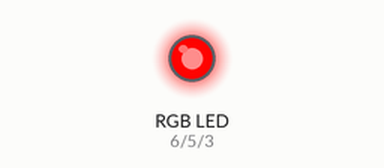
Recording of a program running on a simulated Arduino Uno, built with avr-gcc and run on an emulated ATmega328P. On the bench: an RGB LED mixed from three pins (HIGH = lit). Dim RGB values are drawn brighter than linear.

Above: at 0.05 s.
At 1.75 s:
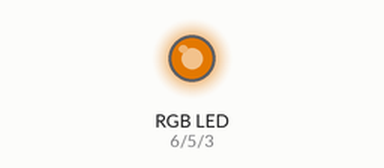
At 3.55 s:
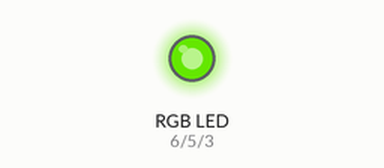
At 7.15 s:
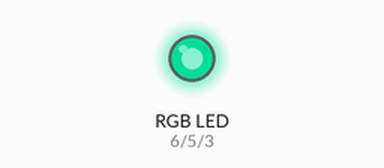
At 10.75 s:
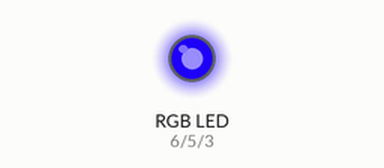
At 14.35 s:
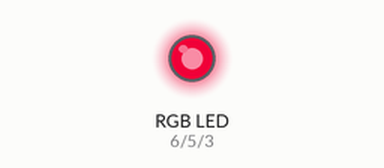
Timing chart, 0 to 19.9 s (numbered marks = the images above):
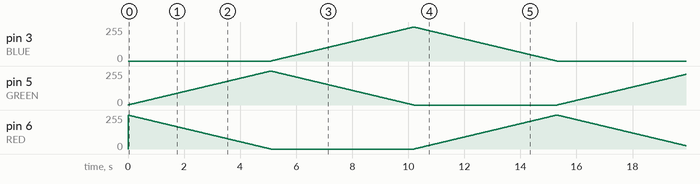

The program:

main.cpp
```cpp
#include <Arduino.h>

// Define pins to be used for each color.
#define BLUE 3
#define GREEN 5
#define RED 6

// Function defining the loop that will provide the fading between colors.
void fader(int start, int end, const int startPin, const int endPin, int delayTime) {
    for (int i = 0; i < 255; i++) {
        start -= 1;
        end += 1;

        analogWrite(startPin, start);
        analogWrite(endPin, end);

        delay(delayTime);
    }
}

void setup() {
    // Define the three pins used as outputs.
    pinMode(BLUE, OUTPUT);
    pinMode(GREEN, OUTPUT);
    pinMode(RED, OUTPUT);

    digitalWrite(BLUE, LOW);   // 0 V;
    digitalWrite(GREEN, LOW);  // 0 V;
    digitalWrite(RED, HIGH);   // 5 V;
}

int redValue;
int greenValue;
int blueValue;

void loop() {
    #define delayTime 20  // Fading time between colors.

    redValue = 255;
    blueValue = 0;
    greenValue = 0;

    analogWrite(RED, redValue);

    fader(redValue, greenValue, RED, GREEN, delayTime);

    redValue = 0;
    blueValue = 0;
    greenValue = 255;

    fader(greenValue, blueValue, GREEN, BLUE, delayTime);

    redValue = 0;
    blueValue = 255;
    greenValue = 0;

    fader(blueValue, redValue, BLUE, RED, delayTime);

    redValue = 255;
    blueValue = 0;
    greenValue = 0;
}
```
